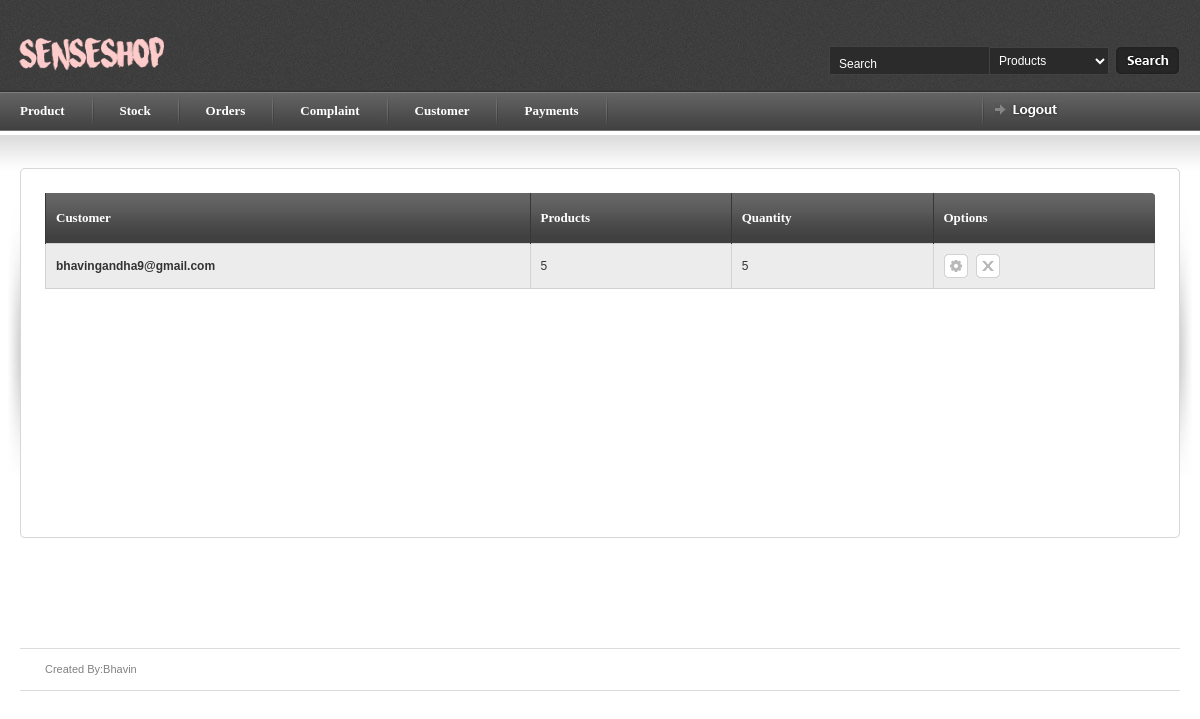
The app's page /myadmin/orders (signed in), older data.
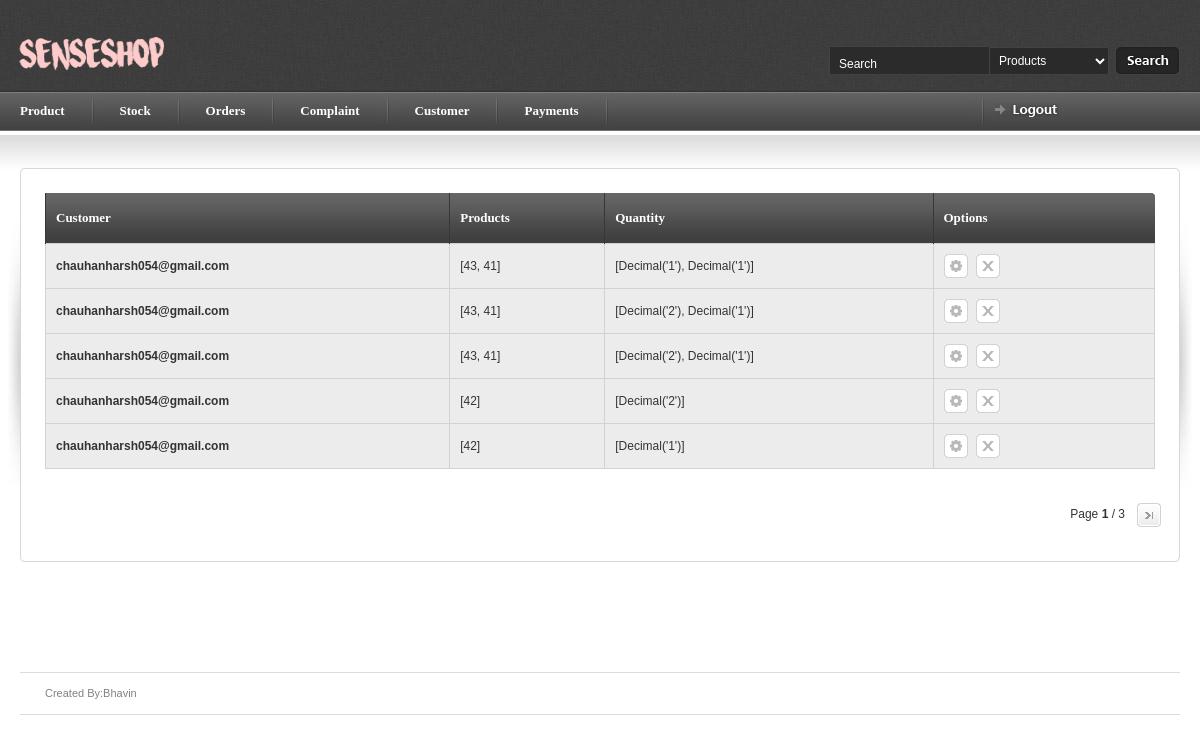
The same page, newer data.
### myadmin/models.py (models this page shows, shortened)
class order_details(models.Model):
    pay_id = models.ForeignKey(payment,related_name='payment')
    c_id = models.ForeignKey(a,default=0)
    products = models.CharField(max_length=250,null=True,blank=True)
    quantity = models.CharField(max_length=250,null=True,blank=True)
    flag =models.DecimalField(max_digits=2,decimal_places=0)

### login/models.py (models this page shows, shortened)
class customer(models.Model):
    cname = models.CharField(max_length=100,null=True,blank=True)
    email = models.CharField(max_length=250,null=True,blank=True)
    password = models.CharField(max_length=250,null=True,blank=True)
    mobile_no = models.DecimalField(max_digits=10,decimal_places=0,null=True,blank=True)
    address = models.CharField(max_length=500,null=True,blank=True)
    au_id = models.DecimalField(max_digits=200,decimal_places=0,default=0,null=True,blank=True)
    cflag = models.DecimalField(max_digits=2,decimal_places=0,default=0,null=True,blank=True)
    def __str__(self):
      return self.email

### myadmin/views.py (the view)
# urls.py: url(r'^myadmin/orders$',b.OrderIndexView.as_view(),name='orders'),
class OrderIndexView(generic.ListView):
    template_name = 'orders.html'
    context_object_name = 'order'
    model = order_details
    paginate_by = 5
    def get_queryset(self):
        return order_details.objects.all()
    def dispatch(self,request ,*args, **kwargs):
        if request.session.has_key('myadmin'):
            a = 'hello'
        else:
            return redirect('index')
        return super(OrderIndexView, self).dispatch(request,*args, **kwargs)

### myadmin/templates/orders.html (shortened to what this page needs)
{% load staticfiles %}
{% include 'article_start.html' %}
    <table border="0" width="100%" cellpadding="0" cellspacing="0" id="content-table">
        <tr>
            <th rowspan="3" class="sized"><img src="{% static 'images/shared/side_shadowleft.jpg'%}" width="20" height="300" alt="" /></th>
            <th class="topleft"></th>
            <td id="tbl-border-top">&nbsp;</td>
            <th class="topright"></th>
            <th rowspan="3" class="sized"><img src="{% static 'images/shared/side_shadowright.jpg'%}" width="20" height="300" alt="" /></th>
        </tr>
    <tr>
        <td id="tbl-border-left"></td>
        <td>
            <div id="content-table-inner">
                <div id="table-content">
                    <form id="mainform" action="">
                        <table border="0" width="100%" cellpadding="0" cellspacing="0" id="product-table">
                         <tr>
                            <th class="table-header-repeat line-left"><a>Customer</a></th>
                            <th class="table-header-repeat line-left"><a>Products</a></th>
                            <th class="table-header-repeat line-left"><a>Quantity</a></th>
                            <th class="table-header-options line-left"><a>Options</a></th>
                        </tr>
                            {% for ord in order %}
                            <tr class="alternate-row">
                                    <td> <b>{{ ord.c_id }}</b></td>
                                    <td> {{ ord.products }}</td>
                                    <td> {{ ord.quantity }}</td>
                                    <td> <a href="" title="Update" class="icon-1 info-tooltip"> </a>
                                         <a href="{% url 'order_delete' ord.id %}" title="Delete" class="icon-2 info-tooltip"></a>
                                    </td>
                                </tr>
                            {% endfor %}
                        </table>
                    </form>
        </div>
{% if is_paginated %}
<table border="0" cellpadding="0" cellspacing="0" id="paging-table">
     <tr>
         <td>
             <div id="page-info"> Page <strong>{{ page_obj.number }} </strong> / {{ page_obj.paginator.num_pages }}</div>
             {% if page_obj.has_next %}
                 <a href="{% url 'product' %}?page={{ page_obj.next_page_number }}" class="page-right"></a>
             {% endif %}
         </td>
     </tr>
 </table>
 {% endif %}
</div>
         </td>
     <td id="tbl-border-right"></td>
 </tr>
 <tr>
     <th class="sized bottomleft"></th>
     <td id="tbl-border-bottom">&nbsp;</td>
     <th class="sized bottomright"></th>
 </tr>
 </table>
</div>
{% include 'article_close.html' %}

### myadmin/templates/article_start.html (shortened to what this page needs)
{% load staticfiles %}
{% load pwa %}
<!DOCTYPE html PUBLIC "-//W3C//DTD XHTML 1.0 Strict//EN" "http://www.w3.org/TR/xhtml1/DTD/xhtml1-strict.dtd">
<html xmlns="http://www.w3.org/1999/xhtml">
<head>
<link rel="stylesheet" href="{% static 'css/screen.css'%} " type="text/css" media="screen" title="default" />
<link rel="stylesheet" href="{% static 'css/datePicker.css'%}" type="text/css" />
</head>
<body>
<div id="page-top-outer">
<div id="page-top">
	<div id="logo">
	<a href="{% url 'myadmin' %}"><img src="{% static 'images/shared/logo.png'%}" width="156" height="40" alt="" /></a>
	</div>
	<div id="top-search">
	<form action="{% url 'myadmin_search' %}" method="POST">
		<table border="0" cellpadding="0" cellspacing="0">
		<tr>
		<td><input type="text" id="query" style="width:140px" name="query" value="Search" onblur="if (this.value=='') { this.value='Search'; }" onfocus="if (this.value=='Search') { this.value=''; }" class="top-search-inp" /></td>
		<td>
		<select id="table" name="table" class="styledselect">
			<option value="product">Products</option>
		</select>
		</td>
		<td>
		<input type="image" src="{% static 'images/shared/top_search_btn.gif'%}"  />
		</td>
		</tr>
		</table>
	</form>
	</div>
</div>
</div>
<div class="nav-outer-repeat">
<div class="nav-outer">
		<div id="nav-right">
			<div class="nav-divider">&nbsp;</div>
			<a href="{% url 'myadmin_logout' %}" id="logout"><img src="{% static 'images/shared/nav/nav_logout.gif'%}" width="64" height="14" alt="" /></a>
		</div>
		<div class="nav">
		<div class="table">
		<ul class="select">
			<li><a href="{% url 'product' %} "><b>Product</b></a></li></ul>
			<div class="nav-divider">&nbsp;</div>
			<ul class="select">
				<li><a href="{% url 'stock' %}"><b>Stock</b></a></li></ul>
			<div class="nav-divider">&nbsp;</div>
			<ul class="select">
				<li><a href="{% url 'orders' %}"><b>Orders</b></a></li></ul>
				<div class="nav-divider">&nbsp;</div>
			<ul class="select">
			<li><a href="{% url 'complaint' %}"><b>Complaint</b></a></li></ul>
			<div class="nav-divider">&nbsp;</div>
			<ul class="select">
			<li><a href="{% url 'customer' %}"><b>Customer</b></a></li></ul>
			<div class="nav-divider">&nbsp;</div>
			<ul class="select">
			<li><a href="{% url 'payment' %}"><b>Payments</b></a></li></ul>
			<div class="nav-divider">&nbsp;</div>
		</div>
		</div>
</div>
</div>
<div id="content-outer">
<div id="content">

### myadmin/templates/article_close.html (shortened to what this page needs)
</div>
<div id="footer">
	<div id="footer-left">
   		Created By:Bhavin</div>
</div>
</body>
</html>

Row changes from the older to the newer data that the page shows:
removed order_details: c_id "bhavingandha9@gmail.com", products "5", quantity "5"
added order_details: c_id "chauhanharsh054@gmail.com", products "[43, 41]", quantity "[Decimal('1'), Decimal('1')]"
added order_details: c_id "chauhanharsh054@gmail.com", products "[43, 41]", quantity "[Decimal('2'), Decimal('1')]"
added order_details: c_id "chauhanharsh054@gmail.com", products "[43, 41]", quantity "[Decimal('2'), Decimal('1')]"
added order_details: c_id "chauhanharsh054@gmail.com", products "[42]", quantity "[Decimal('2')]"
added order_details: c_id "chauhanharsh054@gmail.com", products "[42]", quantity "[Decimal('1')]"
Text that changed along with them:
{{ page_obj.number }}: (not shown) → "1"
{{ page_obj.paginator.num_pages }}: (not shown) → "3"
text now shown: "Page /"
